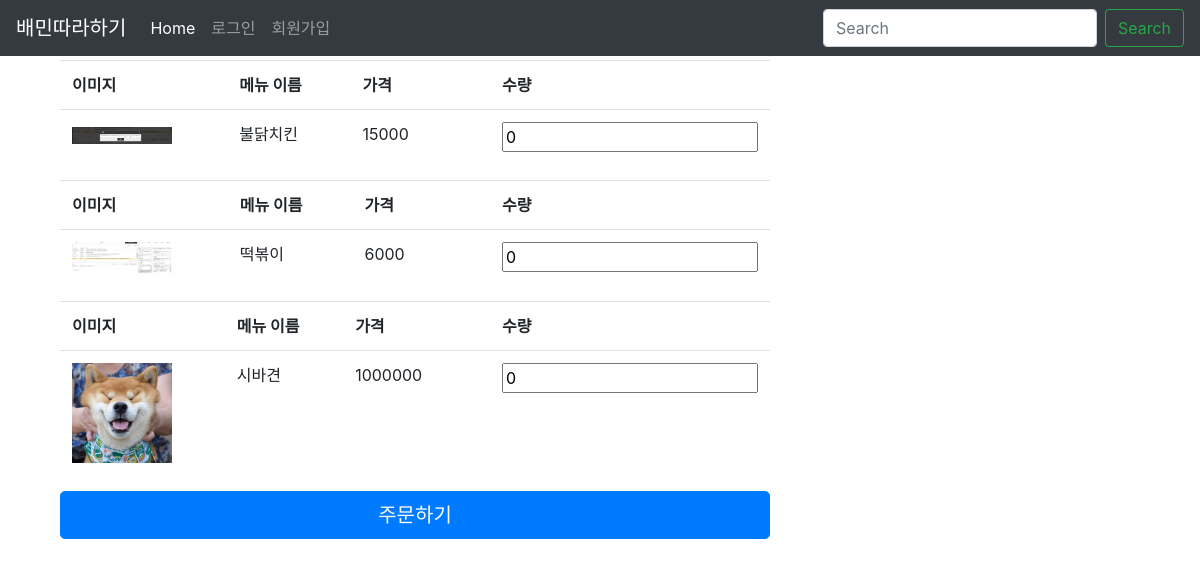
Before: /client/menu_네네치킨/ with the older database file.
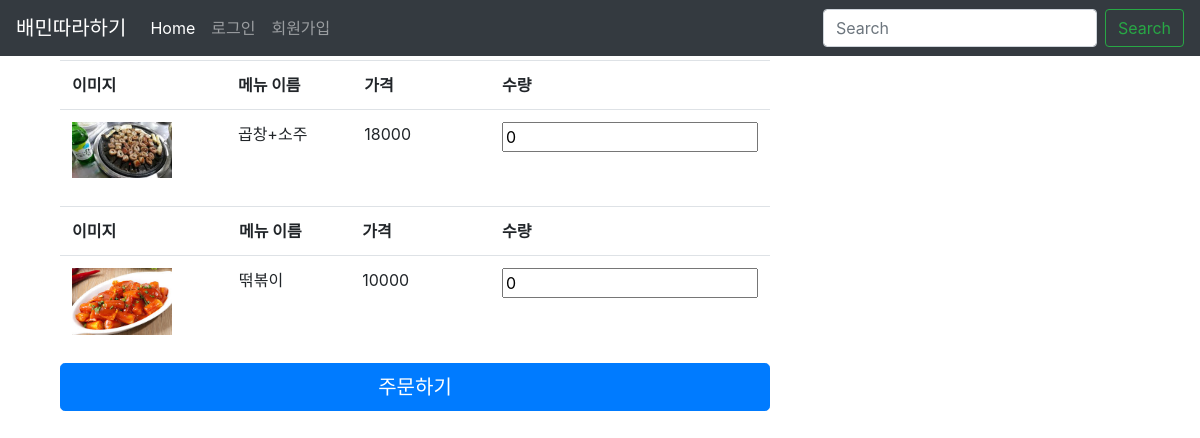
After: the same page with the newer database file.
### partner/models.py (models this page shows, shortened)
class Menu(models.Model):
    partner=models.ForeignKey(Partner,on_delete=models.CASCADE)
    image = models.ImageField(verbose_name="메뉴 이미지")
    name=models.CharField(verbose_name="메뉴 이름",max_length=50)
    price=models.PositiveIntegerField(verbose_name="메뉴 가격")

### client/views.py (the view, shortened to what this page needs)
# urls.py: url(r'^client/menu_(?P<name>.+)/$', views.menu_list,name="menu"),
def menu_list(request,name):
    ctx={}
    partner=Partner.objects.get(name=name)
    a=Menu.objects.filter(partner=partner)
    if request.method=="GET":
        ctx.update({"menu_list":a,"client":True})
    return render(request,"client_menu.html",ctx)

### templates/client_menu.html (shortened to what this page needs)
{% extends "base.html"%}
{% block body %}
<div class="container">
  <div class="col-sm-8">
    {% for menu in menu_list %}
    <form method='post' class="form-signin" action="">
      <table class="table">
        <tr>
          <th style="width:30%;">이미지</th>
          <th>메뉴 이름</th>
          <th>가격</th>
          <th>수량</th>
        </tr>
        <tr>
          <td><img style="max-width:100px;" src='{{menu.image.url}}'></td>
          <td>{{menu.name}}</td>
          <td>{{menu.price}}</td>
          <td>
              <input name="{{menu.id}}" value="0" type="number"/>
          </td>
          {% endfor %}
        </tr>
      </table>
      <button class="btn btn-lg btn-primary btn-block" type="submit">주문하기</button>
    </form>
  </div>
</div>
{% endblock %}

### templates/base.html (shortened to what this page needs)
<!DOCTYPE html>
{% load static %}
<html lang="en">
  <head>
      <link rel="stylesheet" href='../static/css/base.css'>
      <link rel="stylesheet" type="text/css" href='{% static "css/lib/bootstrap.min.css" %}'>
      <link rel="stylesheet" type="text/css" href='{% static "css/lib/bootstrap.css" %}'>
  </head>
  <body>
    <div style="height:60px;">
      {% include "navbar.html" %}
    </div>
      {% block body %}
      {% endblock %}
  </body>
</html>

### templates/navbar.html (shortened to what this page needs)
    <nav class="navbar navbar-expand-md navbar-dark fixed-top bg-dark">
      <a class="navbar-brand" href="#">배민따라하기</a>
      <div class="collapse navbar-collapse" id="navbarCollapse">
        <ul class="navbar-nav mr-auto">
          {% if user.is_authenticated %}
            {% if user.client %}
              <li class="nav-item active">
                <a class="nav-link" href="/client">Home <span class="sr-only">(current)</span></a>
              </li>
              <li class="nav-item">
                <a class="nav-link" href="/client/menu">메뉴</a>
              </li>
              <li class="nav-item">
                <a class="nav-link" href="/client/orderlist">주문확인</a>
              </li>
              <li class="nav-item">
                <a class="nav-link" href="/partner/logout">로그아웃</a>
              </li>
            {% elif user.partner %}
              <li class="nav-item active">
                <a class="nav-link" href="/partner">Home <span class="sr-only">(current)</span></a>
              </li>
              <li class="nav-item">
                <a class="nav-link" href="/partner/menu_list/">메뉴</a>
              </li>
              <li class="nav-item">
                <a class="nav-link" href="#">주문현황</a>
              </li>
              <li class="nav-item">
                <a class="nav-link" href="/partner/logout">로그아웃</a>
              </li>
            {% else %}
              <li class="nav-item">
                <a class="nav-link" href="/client/logout/">로그아웃</a>
              </li>
            {% endif %}
          {% else %}
          <li class="nav-item active">
            <a class="nav-link" href="/">Home <span class="sr-only">(current)</span></a>
          </li>
          <li class="nav-item">
            <a class="nav-link" href="/partner/login">로그인</a>
          </li>
          <li class="nav-item">
            <a class="nav-link" href="/partner/signup">회원가입</a>
          </li>
          {% endif %}
        </ul>
        <form class="form-inline mt-2 mt-md-0">
          <input class="form-control mr-sm-2" aria-label="Search" type="text" placeholder="Search">
          <button class="btn btn-outline-success my-2 my-sm-0" type="submit">Search</button>
        </form>
      </div>
    </nav>

### templates/client_menu.html (style rules this page uses)
th { width:30%; }
td { width:30%; height:auto; }

Changed rows visible on the page:
removed Menu: image (picture), name "불닭치킨", price "15000"
removed Menu: image (picture), name "떡볶이", price "6000"
removed Menu: image (picture), name "시바견", price "1000000"
added Menu: image (picture), name "곱창+소주", price "18000"
added Menu: image (picture), name "떢볶이", price "10000"
